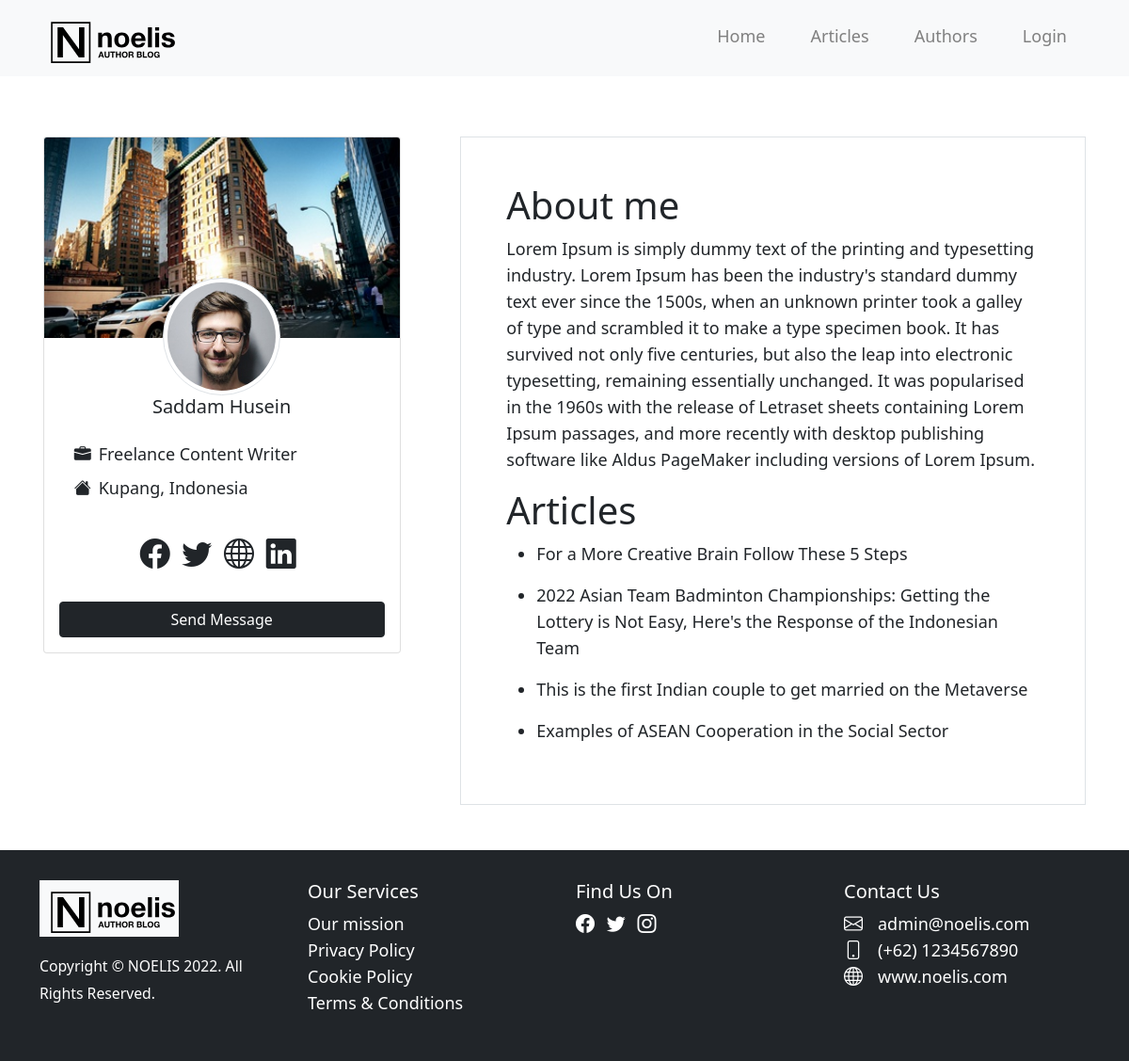
The page /users/author/cdf648e3-b9c0-4087-8a90-2e910ac4e5cf/ on the database its author committed.
### users/models.py (models this page shows, shortened)
class Profile(models.Model):
    user = models.OneToOneField(
        User, on_delete=models.CASCADE, null=True, blank=True)
    name = models.CharField(max_length=200, blank=True, null=True)
    email = models.EmailField(max_length=500, blank=True, null=True)
    username = models.CharField(max_length=200, blank=True, null=True)
    job_profile = models.CharField(max_length=200, blank=True, null=True)
    location = models.CharField(max_length=200, blank=True, null=True)
    short_intro = models.CharField(max_length=200, blank=True, null=True)
    bio = models.TextField(blank=True, null=True)
    profile_image = models.ImageField(
        null=True, blank=True, upload_to='profiles/', default='profiles/user-default.png')
    cover_image = models.ImageField(
        null=True, blank=True, upload_to='profiles/covers', default='profiles/covers/default.jpg')
    social_facebook = models.CharField(max_length=200, blank=True, null=True)
    social_twitter = models.CharField(max_length=200, blank=True, null=True)
    social_website = models.CharField(max_length=200, blank=True, null=True)
    social_instagram = models.CharField(max_length=200, blank=True, null=True)
    social_linkedin = models.CharField(max_length=200, blank=True, null=True)
    created = models.DateTimeField(auto_now_add=True)
    id = models.UUIDField(default=uuid.uuid4, unique=True,
                          primary_key=True, editable=False)
    class Meta:
        ordering = ['name']

### articles/models.py (models this page shows, shortened)
class Article(models.Model):
    owner = models.ForeignKey(Profile, null=True, on_delete=models.SET_NULL)
    title = models.CharField(max_length=200)
    body = HTMLField()
    thumbnail = models.ImageField(null=True, blank=True, default='default.jpg')
    categories = models.ManyToManyField('Category', blank=True)
    created = models.DateTimeField(auto_now_add=True)
    slug = models.SlugField(blank=True, editable=False)
    vote_total = models.IntegerField(default=0, null=True, blank=True)
    vote_ratio = models.IntegerField(default=0, null=True, blank=True)
    id = models.UUIDField(default=uuid.uuid4, unique=True,
                          primary_key=True, editable=False)
    class Meta:
        ordering = ['-created']

### users/views.py (the view)
# urls.py: path('author/<str:pk>/', views.author, name='author'),
def author(request, pk):
    author = Profile.objects.get(id=pk)
    context = {
        'title': 'Author - NOELIS Author Blog',
        'author': author,
    }
    return render(request, 'users/user-profile.html', context)

### users/templates/users/user-profile.html (shortened to what this page needs)
{% extends 'main.html' %}
{% block content %}
    <section id="member-list" class="py-5">
      <div class="container">
        <div class="row">
          <div class="col-lg-4 mt-3 me-md-5 text-center px-0 m-auto">
            <div class="card">
              <img class="card-img-top" src="{{ author.cover_image.url }}" />
              <div class="card-body">
                <img src="{{ author.profile_image.url }}" class="rounded-circle img-thumbnail"  style="width: 125px; height: 125px;" />
                <h5 class="card-title">{{ author.name }}</h5>
                <ul class="list-unstyled text-start my-4">
                  <li class="m-2 ms-3">
                    <i class="bi-briefcase-fill me-2"></i>{{ author.job_profile }}
                  </li>
                  <li class="m-2 ms-3">
                    <i class="bi-house-fill me-2"></i>{{ author.location }}
                  </li>
                </ul>
                <p class="card-text">
                <div style="white-space: nowrap" class="py-3">
                  {% if author.social_facebook %}
                    <a href="{{ author.social_facebook }}" class="text-dark text-decoration-none me-2" target="_blank">
                      <i class="bi-facebook fs-2"></i>
                    </a>
                  {% endif %}
                  {% if author.social_twitter %}
                    <a href="{{ author.social_twitter }}" class="text-dark text-decoration-none me-2" target="_blank">
                      <i class="bi-twitter fs-2"></i>
                    </a>
                  {% endif %}
                  {% if author.social_website %}
                    <a href="{{ author.social_website }}" class="text-dark text-decoration-none me-2" target="_blank">
                      <i class="bi-globe fs-2"></i>
                    </a>
                  {% endif %}
                  {% if author.social_linkedin %}
                    <a href="{{ author.social_linkedin }}" class="text-dark text-decoration-none me-2" target="_blank">
                      <i class="bi-linkedin fs-2"></i>
                    </a>
                  {% endif %}
                </div>
                </p>
                {% if author != request.user.profile %}
                  <div class="d-grid gap-2 mt-3">
                    <a href="mailto:{{ author.email }}" type="submit" class="btn btn-block btn-dark">Send Message</a>
                  </div>
                {% endif %}
              </div>
            </div>
          </div>
          <div class="col-lg-7 mt-3 border border-1 p-5 m-auto">
            <h1>About me</h1>
            <p>{{ author.bio }}</p>
            <h1>Articles</h1>
            {% for article in author.article_set.all|dictsort:"created" %}
              <ul>
                <li>
                  <a href="{% url 'article' article.slug %}" class="text-decoration-none text-dark">
                    {{ article.title }}
                  </a>
                </li>
              </ul>
            {% endfor %}
          </div>
        </div>
      </div>
    </section>
{% endblock content %}

### static/styles/style.css (style rules this page uses)
body { font-size: 18px; line-height: 28px; }
#member-list .card-body img { width: 125px; margin-top: -80px; }
@media (min-width: 1200px) { .container { max-width: 1140px; } }

### rows shown on the page
Profile: cover_image (picture), profile_image (picture), name "Saddam Husein", job_profile "Freelance Content Writer", location "Kupang, Indonesia", bio "Lorem Ipsum is simply dummy text of the printing and typesetting industry. Lorem Ipsum has been the industry's standard dummy text ever since the 1500s, when an unknown printer took a galley of type and scrambled it to make a type specimen book. It has survived not only five centuries, but also the leap into electronic typesetting, remaining essentially unchanged. It was popularised in the 1960s with the release of Letraset sheets containing Lorem Ipsum passages, and more recently with desktop publishing software like Aldus PageMaker including versions of Lorem Ipsum."
Article: title "For a More Creative Brain Follow These 5 Steps"
Article: title "2022 Asian Team Badminton Championships: Getting the Lottery is Not Easy, Here's the Response of the Indonesian Team"
Article: title "This is the first Indian couple to get married on the Metaverse"
Article: title "Examples of ASEAN Cooperation in the Social Sector"
